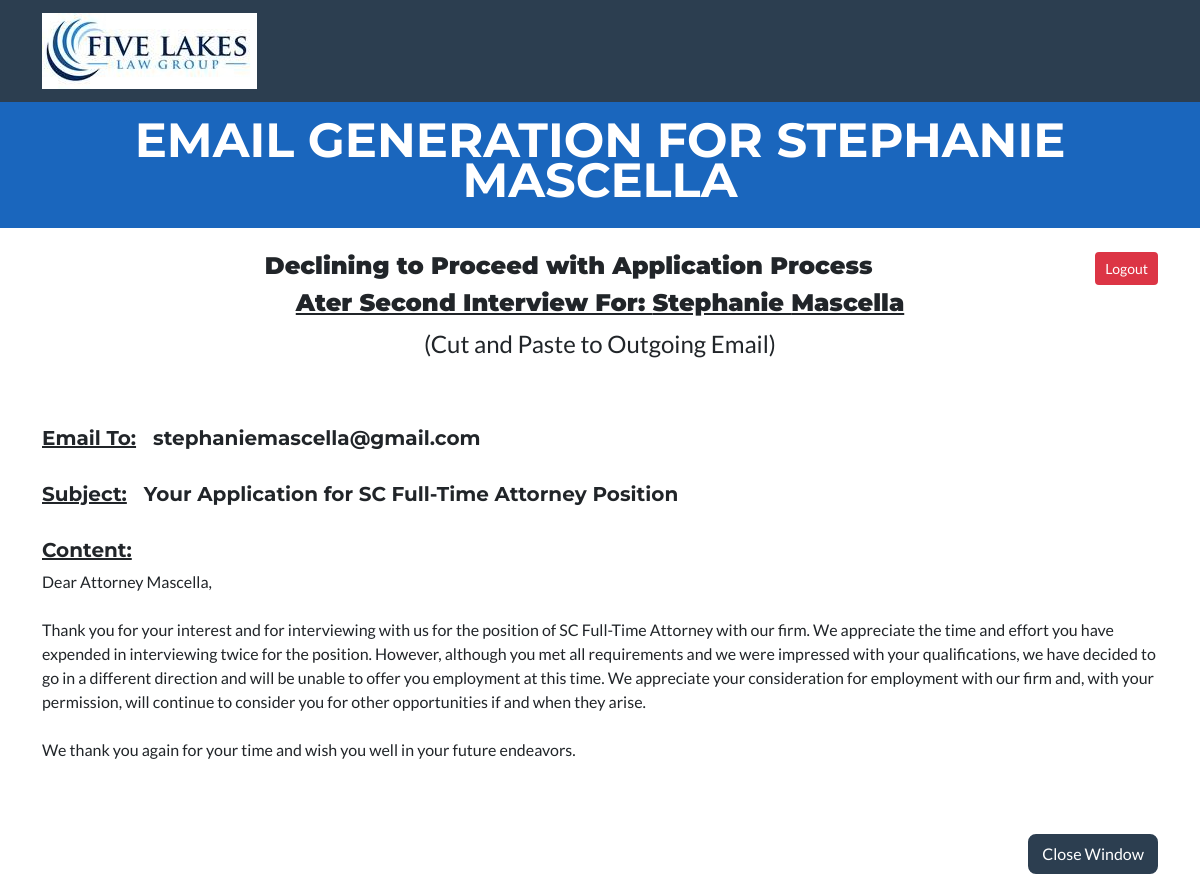
Page /recruiting/int2_decline_text/51/ (signed in) on the committed database.
### recruiting/models.py (models this page shows, shortened)
class Applicant(models.Model):
    class Meta:
        verbose_name = "Applicant"
        verbose_name_plural = "Applicants"
    states = State.objects.order_by('state_abbrev')
    STATE_CHOICES = []
    for state in states:
        each_state = (state.state_abbrev, state.state_abbrev)
        STATE_CHOICES.append(each_state)
    states_list = State.objects.all().order_by('manager')
    temp_list = []
    for state in states_list:
        temp_list.append(state.manager)
    manager_list = list(OrderedDict.fromkeys(temp_list))
    MANAGER_OPTIONS = []
    for manager in manager_list:
        each_manager = (manager, manager)
        MANAGER_OPTIONS.append(each_manager)
    EMPLOYMENT_OPTIONS = [
        ('Full-Time', 'Full-Time'),
        ('Part-Time', 'Part-Time'),
        ('Of Counsel', 'Of Counsel'),
        ('Floater', 'Floater'),
    ]
    SOURCE_OPTIONS = [
        ('Indeed', 'Indeed'),
        ('Linked In', 'Linked In'),
        ('Recruiter', 'Recruiter'),
        ('Employee Referral', 'Employee Referral'),
    ]
    FIRM_OPTIONS = [
        ('Huron Law Group', 'Huron Law Group'),
        ('Five Lakes Law Group', 'Five Lakes Law Group'),
    ]
    GENDER_CHOICES = [
        ('Male', 'Male'),
        ('Female', 'Female')
    ]
    STEP_CHOICES = [
        ('New Resume', 'New Resume'),
        ('Interview1', 'Interview1'),
        ('Interview2', 'Interview2'),
        ('Final', 'Final'),
        ('Open File', 'Open File')
    ]
    is_active = models.BooleanField("Is Active", default=True, blank=True, null=True)
    application_date = models.DateField("Application Date", blank=True, null=True)
    state_abbrev = models.CharField("State", max_length=25,
        choices = STATE_CHOICES, blank=False, null=True)
    position = models.CharField("Position", max_length=25,
        choices = EMPLOYMENT_OPTIONS, blank=True, null=False, default="Full-Time")
    salary = models.CharField("Salary", max_length=10, default = "80,000", blank=True, null=True)
    manager = models.CharField("Manager", max_length=50,
        choices = MANAGER_OPTIONS, blank=True, null=False, default="")
    step = models.CharField("Step", max_length=25,
        choices = STEP_CHOICES, default="New Resume", blank=False, null=True)
    source = models.CharField("Recruitment Source", max_length=25,
        choices = SOURCE_OPTIONS, blank=True, null=True)
    employee_referral_name = models.CharField("Referral Employee", max_length=100, blank=True, null=True)
    gender = models.CharField("Gender", max_length=10,
        choices = GENDER_CHOICES, blank=False, null=True)
    first_name = models.CharField("First Name", max_length=25, blank=False, null=False)
    middle_name = models.CharField("Middle Name", max_length=25, blank=True, null=False)
    last_name = models.CharField("Last Name", max_length=25, blank=False, null=False)
    phone = models.CharField("Phone Number", max_length=15, blank=True, null=True)
    email = models.EmailField("Email", max_length=254, blank=True, null=True)
    five_lakes_firm = models.BooleanField("Five Lakes Law Group", default=True)
    huron_firm = models.BooleanField("Huron Law Group", default=False)
    resume = models.FileField(upload_to='resumes/', blank=True, null=True)
    initial_notes = models.TextField("Notes", blank=True, null=True)

### recruiting/views.py (the view)
# urls.py: path('int2_decline_text/<pk>/', views.int2_decline_text, name="int2_decline_text"),
@login_required(login_url=reverse_lazy('login'))
def int2_decline_text(request, pk=None):
    applicant = Applicant.objects.get(pk=pk)
    context = {'applicant': applicant}
    return render(request, 'templates/recruiting/interview2_decline.html', context)

### FiveLakes/templates/recruiting/interview2_decline.html (shortened to what this page needs)
{% extends 'templates/index.html' %}
{% load crispy_forms_tags %}
{% load static %}
{% block header %}
<header class="masthead bg-primary text-white text-center">
    <div class="container d-flex align-items-center flex-column">
        <h5 class="masthead-heading text-uppercase mb-0">Email Generation for {{ applicant.first_name }} {{ applicant.last_name }}</h5>
    </div>
</header>
{% endblock header %}
{% block content %}
    <div class="container">
        <h2 style="font-size: x-large; text-align:center"><b>Declining to Proceed with Application Process</b></h2>
        <h2 style="font-size: x-large; text-align:center"><b><u>Ater Second Interview For: {{ applicant.first_name}}  {{ applicant.last_name }}</b></u></h2>
        <p style="text-align:center; font-size: x-large">(Cut and Paste to Outgoing Email)</p>
    </div>
    <br><br>
    <div class="container">
        <h5><u>Email To:</u>&nbsp;&nbsp;&nbsp;{{ applicant.email }}</h5>
        <br>
        <h5><u>Subject:</u>&nbsp;&nbsp;&nbsp;Your Application for {{ applicant.state_abbrev }} {{ applicant.position }} Attorney Position</h5>
        <br>
        <h5><u>Content:</u></h5>
            Dear Attorney {{ applicant.last_name }},
        <br><br>
            Thank you for your interest and for interviewing with us for the position of {{ applicant.state_abbrev }} {{ applicant.position }}
            Attorney with our firm. We appreciate the time and effort you have expended in interviewing twice for the position.
            However, although you met all requirements and we were impressed with your qualifications, we have decided to go
            in a different direction and will be unable to offer you employment at this time. We appreciate your consideration for employment
            with our firm and, with your permission, will continue to consider you for other opportunities if and when they arise.
        <br>
        <br>
            We thank you again for your time and wish you well in your future endeavors.
    </div>
    <br><br><br>
    <div class="container">
        <button class="btn btn-secondary float-end" onclick="self.close()">Close Window</button>
    </div>
{%  endblock content %}

### rows in the picture
Applicant: first_name "STEPHANIE", last_name "MASCELLA", first_name "Stephanie", last_name "Mascella", email "stephaniemascella@gmail.com", state_abbrev "SC", position "Full-Time"
